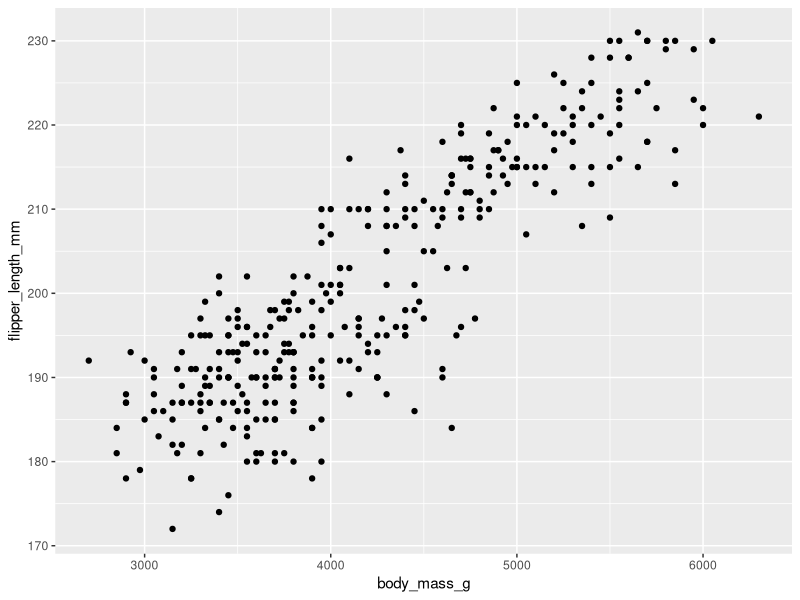
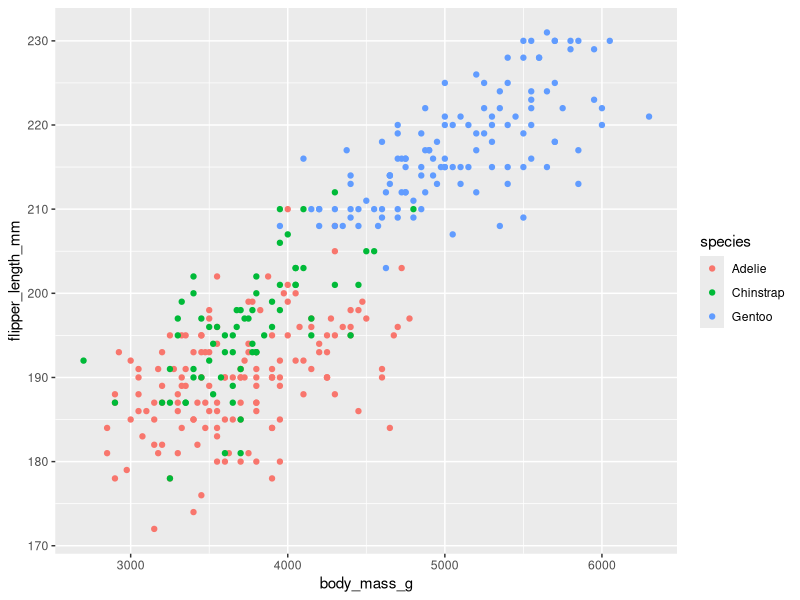
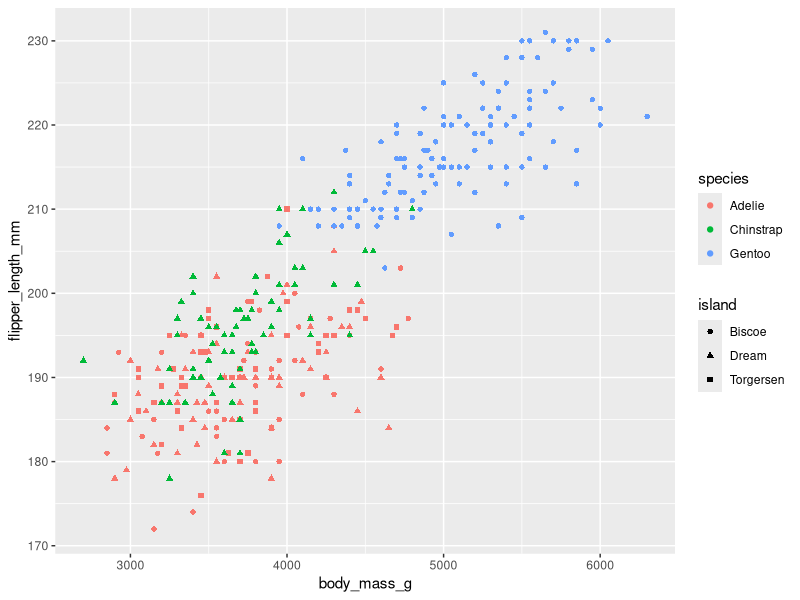
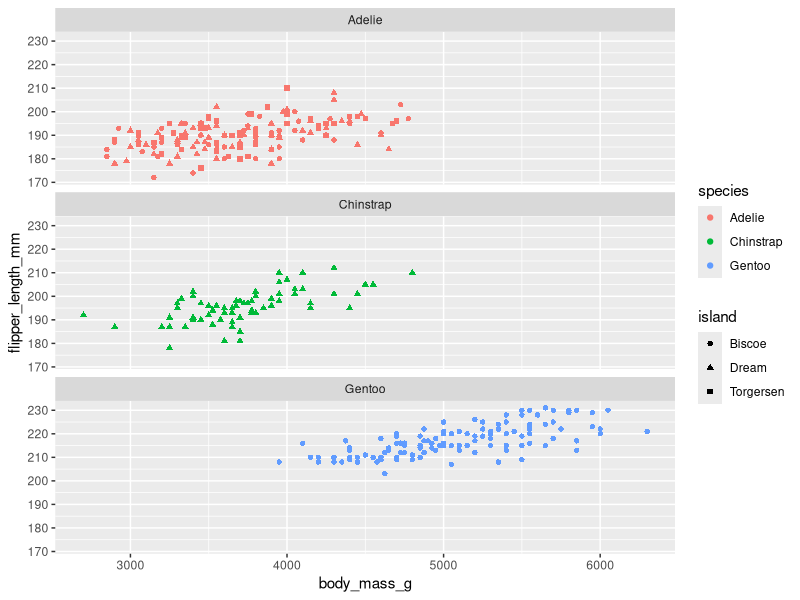
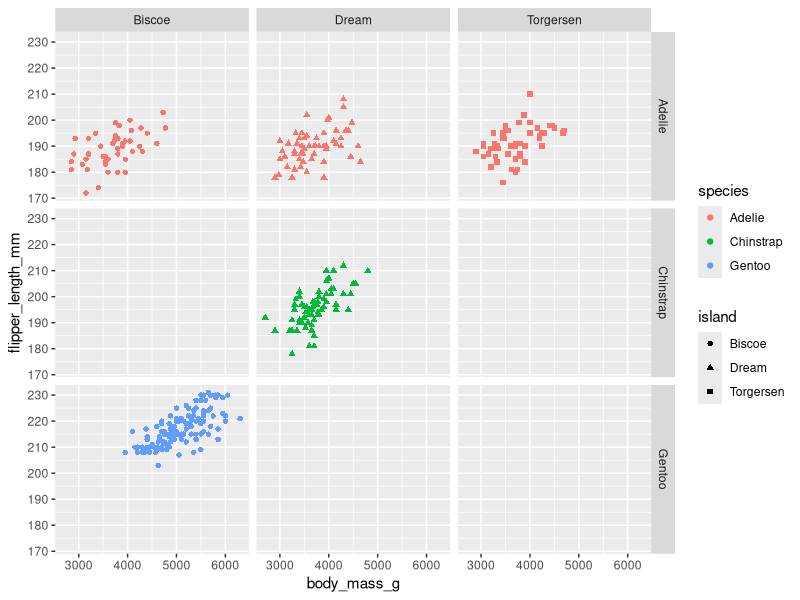

Reproduce these figures in R, in order.
library(tidyverse)
library(palmerpenguins)

penguins

ggplot(data = penguins) + geom_point(mapping = aes(x = body_mass_g, 
                                                   y = flipper_length_mm))

ggplot(data = penguins) + geom_point(mapping = aes(x = body_mass_g, 
                                                   y = flipper_length_mm, 
                                                   color = species))

ggplot(data = penguins) + geom_point(mapping = aes(
  x = body_mass_g,
  y = flipper_length_mm,
  color = species,
  shape = island
))

ggplot(data = penguins) + geom_point(mapping = aes(
  x = body_mass_g,
  y = flipper_length_mm,
  color = species,
  shape = island
)) + facet_wrap( ~ species, ncol = 1)

ggplot(data = penguins) + geom_point(mapping = aes(
  x = body_mass_g,
  y = flipper_length_mm,
  color = species,
  shape = island
)) + facet_grid(species~ island)
